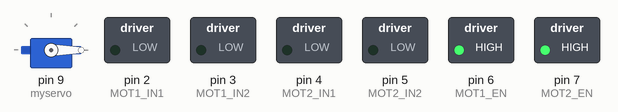
A sketch run on a simulated Arduino Uno, built with avr-gcc and run on an emulated ATmega328P. On the bench: servo, switched loads named in the sketch (green lamp = pin HIGH).

Above: at 0.05 s.
At 9.05 s:
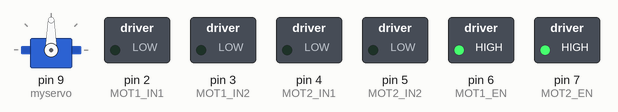
At 18.11 s:
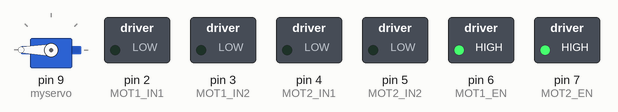
At 39.94 s:
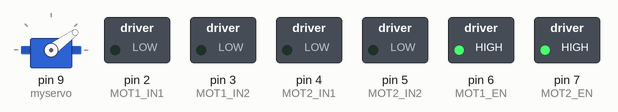
Timing chart, 0 to 40.0 s (numbered marks = the images above):
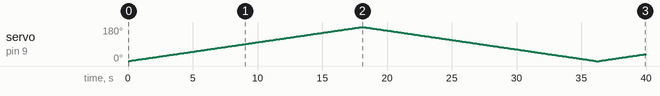

Measured:
- by itself, servo on pin 9 (myservo): 0° → 1° at 0.10 s, → 2° 0.10 s later, → 3° 0.10 s later, → 4° 0.10 s later, … (397 changes in this stretch)

The sketch:

linefollower_with_actuator_for_picam.ino
```cpp
/*
 * Team id : eYRC #902
 * Author List: Karthik Raj SS ,Jaffar Aleem,Likith S,Gagan L Naik
 * Filename : linefollower_with_actuator_for_picam
 * Theme : Ant Bot
 * Functions : get_sensor_left_data()
               get_sensor_right_data()
               get_sensor_center_data()
               move_straight(int spd)
               move_left(int spd)
               move_right(int spd)
               move_stop()
 *global variables :posleft_sensor_data,right_sensor_data,center_sensor_data,spd,spdstr
*/
//for servo
#include <Servo.h>

//PWM Pins Defination
#define MOT1_EN 6
#define MOT2_EN 7

//Digital Pins for Motors
#define MOT1_IN1 2
#define MOT1_IN2 3

#define MOT2_IN1 4
#define MOT2_IN2 5

//Analog Pins for Sensors
#define SENSOR1 A0
#define SENSOR3 A2
#define SENSOR5 A4

Servo myservo;
int pos = 0;
int left_sensor_data = 0;              //variable for left sensor data
int right_sensor_data = 0;             //variable for right sensor data
int center_sensor_data = 0;            //variable for center sensor data
int spd = 100;                         //speed
int spdstr = 130;                      //speed for straight movement

void setup(){
  pinMode(MOT1_EN,OUTPUT);
  pinMode(MOT2_EN,OUTPUT);
  pinMode(MOT1_IN1,OUTPUT);
  pinMode(MOT1_IN2,OUTPUT);
  pinMode(MOT2_IN1,OUTPUT);
  pinMode(MOT2_IN2,OUTPUT);
  pinMode(SENSOR1,INPUT);                /*defining input and
                                             output pins*/

  pinMode(SENSOR3,INPUT);
  pinMode(SENSOR5,INPUT);
  digitalWrite(MOT1_EN,HIGH);
  digitalWrite(MOT2_EN,HIGH);
  Serial.begin(9600);
  myservo.attach(9);
}

void loop()

  {
  for (pos = 0; pos <= 180; pos += 1) { // goes from 0 degrees to 180 degrees
    // in steps of 1 degree
    myservo.write(pos);
    delay(100);// tell servo to go to position in variable 'pos'

  }
  for (pos = 180; pos >= 0; pos -= 1) { // goes from 180 degrees to 0 degrees
    myservo.write(pos);
    delay(100);// tell servo to go to position in variable 'pos'

  }


  left_sensor_data = get_sensor_left_data();
  right_sensor_data = get_sensor_right_data();
  center_sensor_data = get_sensor_center_data();

  //condition for soft left
  if(left_sensor_data > 110 && right_sensor_data < 110 && center_sensor_data <110){
    spd = map(left_sensor_data,0,3000,0,255);  //mapping speed according to sensor reading
    move_left(spd);

  }

  //condition for soft right
  else{
    if(right_sensor_data > 110 && left_sensor_data < 110 && center_sensor_data <110){

      spd = map(right_sensor_data,0,3000,0,255); //mapping speed according to sensor reading
      move_right(spd);

  //condition for stop

    }
    else{
      if(right_sensor_data > 110 && left_sensor_data >110 && center_sensor_data > 110 ){
        move_stop();


      }

   //comdition for forward
      else
        move_straight(spdstr);

    }
  }
  delay(50);
  //Serial.println(sensor_data);
  //delay(1000);
  /*move_straight(255);
  delay(2000);
  move_straight(0);
  delay(1000);
  move_left(255);
  delay(1000);
  move_straight(255);
  delay(2000);*/

   //Serial.println(left_sensor_data);
  //Serial.println(right_sensor_data);
  //Serial.println(center_sensor_data);
}
/*
 *Function Name : get_sensor_right_data()
 *Input         : analog data frm sensor
 *Output        : data
 *Logic         : continously reading data from right analog sensor
 *Example Call  : get_sensor_right_data()
 */


int get_sensor_right_data(){
  int data = 0;
  data += analogRead(SENSOR5);
  return data;

}

/*
 *Function Name : get_sensor_left_data()
 *Input         : analog data frm sensor
 *Output        : data
 *Logic         : continously reading data from left analog sensor
 *Example Call  : get_sensor_right_data()
 */


int get_sensor_left_data(){
  int data = 0;
  data += analogRead(SENSOR1);
  return data;
}

/*
 *Function Name : get_sensor_center_data()
 *Input         : analog data frm sensor
 *Output        : data
 *Logic         : continously reading data from center analog sensor
 *Example Call  : get_sensor_right_data()
 */


int get_sensor_center_data(){
  int data = 0;
  data += analogRead(SENSOR3);
  return data;

}

/*
 *Function Name : move_straight()
 *Input         : spd
 *Output        : spdstr
 *Logic         : making IN1 & IN3 of motor driver high for forward movement
 *Example Call  : move_straight()
 */

void move_straight(int spd){
  analogWrite(MOT1_IN1,spdstr);
  analogWrite(MOT1_IN2,0);
  analogWrite(MOT2_IN1,spdstr);
  analogWrite(MOT2_IN2,0);

}

/*
 *Function Name : move_left()
 *Input         : spd
 *Output        : spd
 *Logic         : making IN4 of motor driver high for slow left
 *Example Call  : move_left()
 */

void move_left(int spd){
  analogWrite(MOT1_IN1,0);
  analogWrite(MOT1_IN2,0);
  analogWrite(MOT2_IN1,0);
  analogWrite(MOT2_IN2,spd);
}


/*
 *Function Name : move_right()
 *Input         : spd
 *Output        : spd
 *Logic         : making IN2 of motor driver high for slow right
 *Example Call  : move_right()
 */

void move_right(int spd){
  analogWrite(MOT1_IN1,0);
  analogWrite(MOT1_IN2,spd);
  analogWrite(MOT2_IN1,0);
  analogWrite(MOT2_IN2,0);
}


/*
 *Function Name : move_stop()
 *Input         : none
 *Output        : none
 *Logic         : making all pins of motor driver low for stop
 *Example Call  : move_straight()
 */

void move_stop(){
  analogWrite(MOT1_IN1,0);
  analogWrite(MOT1_IN2,0);
  analogWrite(MOT2_IN1,0);
  analogWrite(MOT2_IN2,0);
}
```
